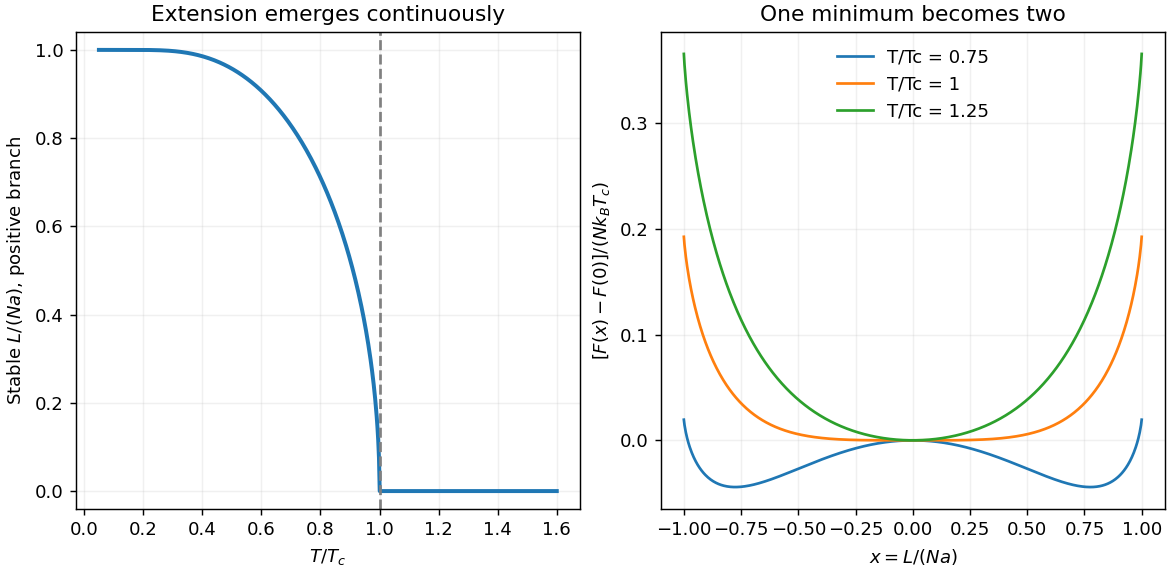

Write Python code to recreate this figure.
"""Positive-feedback binary-chain mean-field minima; continuous onset."""
from pathlib import Path
import matplotlib.pyplot as plt
import numpy as np


def minimum(temperature):
    if temperature >= 1:
        return 0.
    lo, hi = 1e-10, 1.
    for _ in range(70):
        mid = (lo+hi)/2
        if np.tanh(mid/temperature)-mid > 0:
            lo = mid
        else:
            hi = mid
    return (lo+hi)/2


def main():
    temp = np.linspace(.05, 1.6, 601)
    extension = np.array([minimum(t) for t in temp])
    x = np.linspace(-.9999, .9999, 701)
    entropy_part = .5*((1+x)*np.log(1+x)+(1-x)*np.log(1-x))
    fig, axes = plt.subplots(1, 2, figsize=(9, 4.4), layout="constrained")
    axes[0].plot(temp, extension, lw=2.2)
    axes[0].axvline(1, ls="--", color="0.5")
    axes[0].set(xlabel=r"$T/T_c$", ylabel=r"Stable $L/(Na)$, positive branch", title="Extension emerges continuously", ylim=(-.04, 1.04))
    for t in [.75, 1, 1.25]:
        axes[1].plot(x, -.5*x*x+t*entropy_part, label=f"T/Tc = {t}")
    axes[1].set(xlabel=r"$x=L/(Na)$", ylabel=r"$[F(x)-F(0)]/(Nk_BT_c)$", title="One minimum becomes two")
    axes[1].legend(frameon=False)
    for ax in axes:
        ax.grid(alpha=.18)
    fig.savefig(Path(__file__).with_suffix(".png").name, dpi=130, facecolor="white")
    plt.close(fig)


if __name__ == "__main__":
    main()
